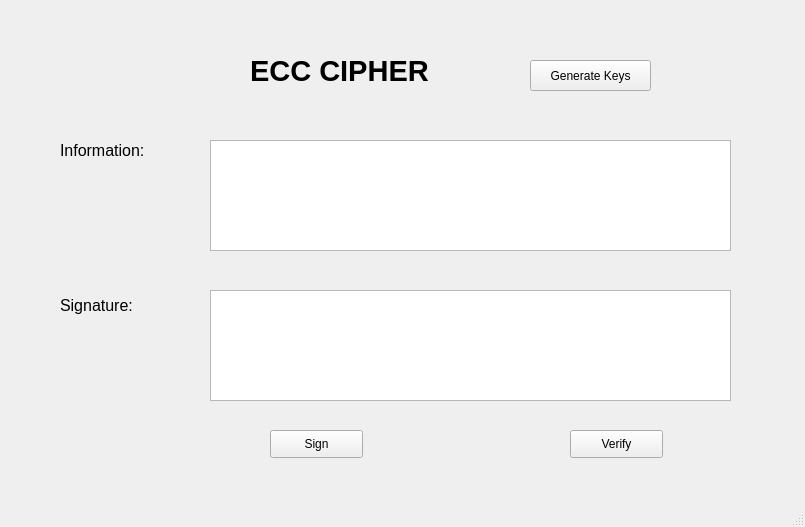
<?xml version="1.0" encoding="UTF-8"?>
<ui version="4.0">
 <class>MainWindow</class>
 <widget class="QMainWindow" name="MainWindow">
  <property name="geometry">
   <rect>
    <x>0</x>
    <y>0</y>
    <width>805</width>
    <height>527</height>
   </rect>
  </property>
  <property name="windowTitle">
   <string>MainWindow</string>
  </property>
  <widget class="QWidget" name="centralwidget">
   <widget class="QLabel" name="label">
    <property name="geometry">
     <rect>
      <x>250</x>
      <y>50</y>
      <width>231</width>
      <height>41</height>
     </rect>
    </property>
    <property name="font">
     <font>
      <pointsize>22</pointsize>
      <weight>75</weight>
      <bold>true</bold>
     </font>
    </property>
    <property name="text">
     <string>ECC CIPHER</string>
    </property>
   </widget>
   <widget class="QLabel" name="label_2">
    <property name="geometry">
     <rect>
      <x>60</x>
      <y>130</y>
      <width>121</width>
      <height>41</height>
     </rect>
    </property>
    <property name="font">
     <font>
      <pointsize>12</pointsize>
     </font>
    </property>
    <property name="text">
     <string>Information:</string>
    </property>
   </widget>
   <widget class="QLabel" name="label_3">
    <property name="geometry">
     <rect>
      <x>60</x>
      <y>290</y>
      <width>101</width>
      <height>31</height>
     </rect>
    </property>
    <property name="font">
     <font>
      <pointsize>12</pointsize>
     </font>
    </property>
    <property name="text">
     <string>Signature:</string>
    </property>
   </widget>
   <widget class="QTextEdit" name="txt_info">
    <property name="geometry">
     <rect>
      <x>210</x>
      <y>140</y>
      <width>521</width>
      <height>111</height>
     </rect>
    </property>
   </widget>
   <widget class="QTextEdit" name="txt_sign">
    <property name="geometry">
     <rect>
      <x>210</x>
      <y>290</y>
      <width>521</width>
      <height>111</height>
     </rect>
    </property>
   </widget>
   <widget class="QPushButton" name="btn_sign">
    <property name="geometry">
     <rect>
      <x>270</x>
      <y>430</y>
      <width>93</width>
      <height>28</height>
     </rect>
    </property>
    <property name="text">
     <string>Sign</string>
    </property>
   </widget>
   <widget class="QPushButton" name="btn_verify">
    <property name="geometry">
     <rect>
      <x>570</x>
      <y>430</y>
      <width>93</width>
      <height>28</height>
     </rect>
    </property>
    <property name="text">
     <string>Verify</string>
    </property>
   </widget>
   <widget class="QPushButton" name="btn_gen_key">
    <property name="geometry">
     <rect>
      <x>530</x>
      <y>60</y>
      <width>121</width>
      <height>31</height>
     </rect>
    </property>
    <property name="text">
     <string>Generate Keys</string>
    </property>
   </widget>
  </widget>
  <widget class="QMenuBar" name="menubar">
   <property name="geometry">
    <rect>
     <x>0</x>
     <y>0</y>
     <width>805</width>
     <height>26</height>
    </rect>
   </property>
  </widget>
  <widget class="QStatusBar" name="statusbar"/>
 </widget>
 <resources/>
 <connections/>
</ui>
